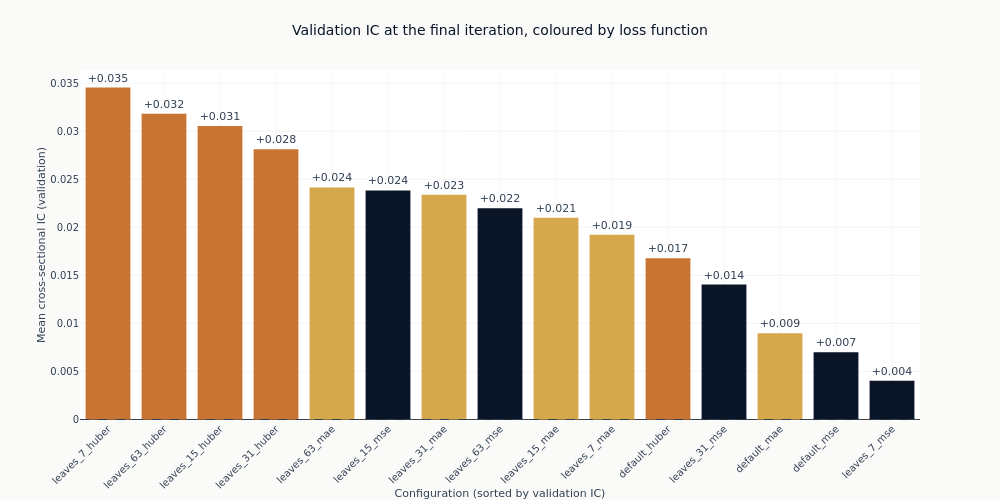

Notebook source saved alongside this figure:
### Markdown cell above
### Whether the loss function is what separates them

The curves are coloured by objective because that is the axis with a mechanism behind it. If
heavy tails are steering the squared-error fits, the three colours should separate, and they
should separate more as trees are added, since each additional tree is fitted to the residuals
the previous ones left.

The chart below drops the checkpoint dimension by taking each configuration's final state, so
every configuration is compared at the same amount of training. That is the comparison that does
not require choosing anything after the fact.

### Code cell
final_iteration = int(catalog.get_column("checkpoint_value").max())
final = (
    catalog.filter(pl.col("checkpoint_value") == final_iteration)
    .filter("full_coverage")
    .with_columns(objective=pl.col("config_name").map_elements(objective_of, return_dtype=pl.Utf8))
    .sort("ic_mean", descending=True)
)

fig_obj = go.Figure(
    go.Bar(
        x=final.get_column("config_name").to_list(),
        y=final.get_column("ic_mean").to_list(),
        marker_color=[objectives[value] for value in final.get_column("objective")],
        text=[f"{value:+.3f}" for value in final.get_column("ic_mean")],
        textposition="outside",
        cliponaxis=False,
    )
)
fig_obj.add_hline(y=0, line_width=1, line_dash="dash", line_color=COLORS["neutral"])
fig_obj.update_layout(
    title="Validation IC at the final iteration, coloured by loss function",
    height=500,
    width=1000,
    showlegend=False,
    margin=dict(t=70),
)
fig_obj.update_xaxes(title_text="Configuration (sorted by validation IC)", tickangle=-45)
fig_obj.update_yaxes(title_text="Mean cross-sectional IC (validation)")
show_plotly_with_alt(
    fig_obj,
    "Bar chart of mean validation information coefficient for every full-coverage configuration "
    "at its final boosting iteration, sorted descending and coloured by loss function, against a "
    "dashed zero line. All fifteen bars are above the line. The four leftmost are copper Huber "
    "configurations with fixed leaf counts, so Huber's weakest fixed-capacity setting still "
    "outranks every absolute-error and squared-error one. Amber absolute-error and blue "
    "squared-error bars are interleaved through the middle of the ranking, and the two shortest "
    "bars are both squared-error configurations. The three library-default capacity settings sit "
    "low whichever objective they are paired with.",
)

### Figure 1 — Plotly figure (JSON) as saved in the notebook; plotly's stock layout.template omitted (floating-point values rounded to 4 significant figures)
{"data": [{"cliponaxis": false, "marker": {"color": ["#C87533", "#C87533", "#C87533", "#C87533", "#D4A84B", "#0a1628", "#D4A84B", "#0a1628", "#D4A84B", "#D4A84B", "#C87533", "#0a1628", "#D4A84B", "#0a1628", "#0a1628"]}, "text": ["+0.035", "+0.032", "+0.031", "+0.028", "+0.024", "+0.024", "+0.023", "+0.022", "+0.021", "+0.019", "+0.017", "+0.014", "+0.009", "+0.007", "+0.004"], "textposition": "outside", "type": "bar", "x": ["leaves_7_huber", "leaves_63_huber", "leaves_15_huber", "leaves_31_huber", "leaves_63_mae", "leaves_15_mse", "leaves_31_mae", "leaves_63_mse", "leaves_15_mae", "leaves_7_mae", "default_huber", "leaves_31_mse", "default_mae", "default_mse", "leaves_7_mse"], "y": [0.03456, 0.03182, 0.03054, 0.02814, 0.02416, 0.02384, 0.0234, 0.02199, 0.021, 0.01922, 0.01678, 0.01405, 0.008968, 0.007007, 0.004039]}], "layout": {"height": 500, "margin": {"t": 70}, "shapes": [{"line": {"color": "#334155", "dash": "dash", "width": 1}, "type": "line", "x0": 0, "x1": 1, "xref": "x domain", "y0": 0, "y1": 0, "yref": "y"}], "showlegend": false, "title": {"text": "Validation IC at the final iteration, coloured by loss function"}, "width": 1000, "xaxis": {"tickangle": -45, "title": {"text": "Configuration (sorted by validation IC)"}}, "yaxis": {"title": {"text": "Mean cross-sectional IC (validation)"}}}}
